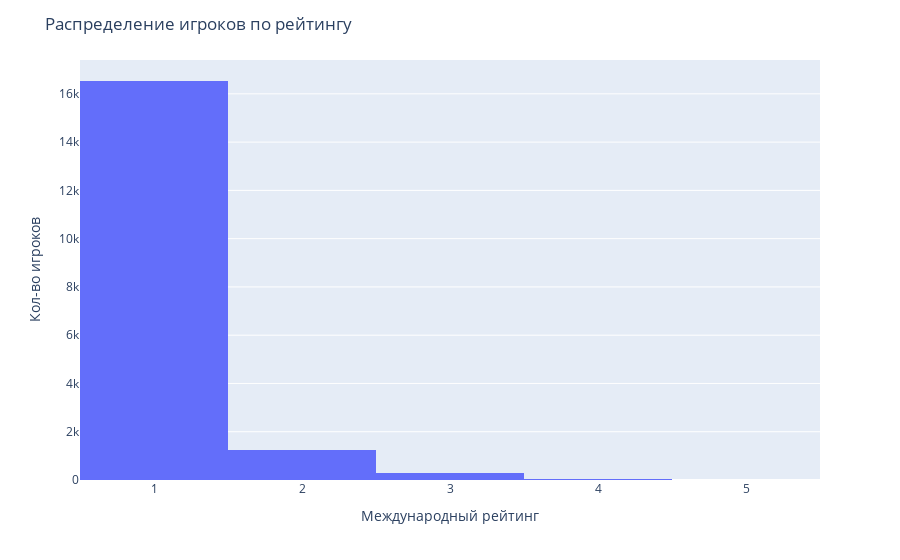

The cell this chart's notebook holds for it:
### Markdown cell above
# Визуализируйте Международный Рейтинг футболистов (International Reputation), ассоциирован ли он с национальностью? футбольным клубом? 

![Игроки](Players.png "Title")

### Code cell
# ну сами понимаете...

px.histogram(df, x='International Reputation').update_layout(
    title='Распределение игроков по рейтингу', yaxis_title='Кол-во игроков', xaxis_title='Международный рейтинг'
)

### Figure 1 — Plotly figure (JSON) as saved in the notebook; plotly's stock layout.template omitted (floating-point values rounded to 4 significant figures; data arrays with more than 128 entries replaced by an {"elided": "..."} marker saying what was removed)
{"data": [{"alignmentgroup": "True", "bingroup": "x", "hovertemplate": "International Reputation=%{x}<br>count=%{y}<extra></extra>", "legendgroup": "", "marker": {"color": "#636efa", "pattern": {"shape": ""}}, "name": "", "offsetgroup": "", "orientation": "v", "showlegend": false, "type": "histogram", "x": {"elided": "18207 float values"}, "xaxis": "x", "yaxis": "y"}], "layout": {"barmode": "relative", "legend": {"tracegroupgap": 0}, "margin": {"t": 60}, "title": {"text": "Распределение игроков по рейтингу"}, "xaxis": {"anchor": "y", "domain": [0.0, 1.0], "title": {"text": "Международный рейтинг"}}, "yaxis": {"anchor": "x", "domain": [0.0, 1.0], "title": {"text": "Кол-во игроков"}}}}
